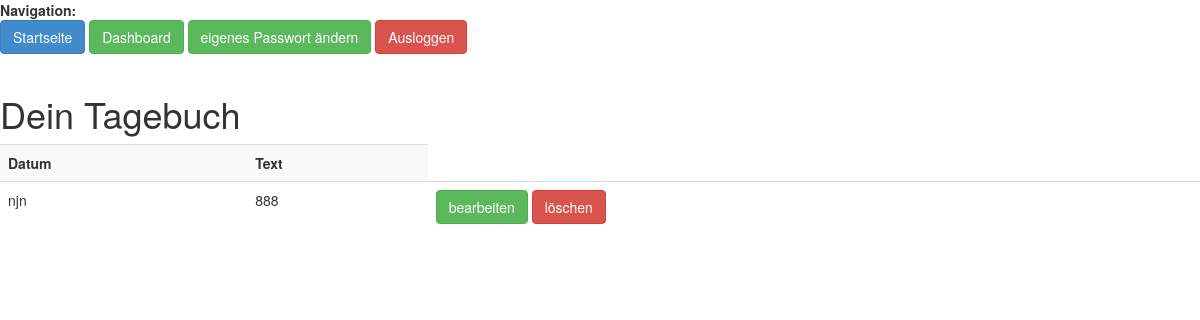
Page /diaries (signed in) on the earlier database version.
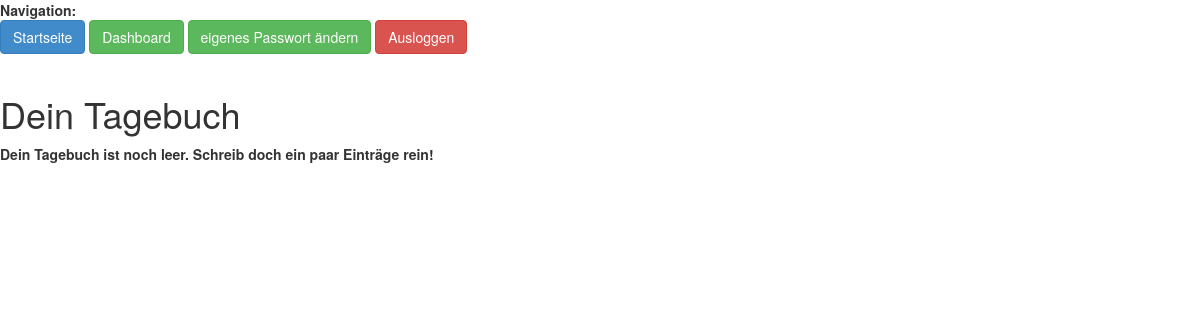
Same page on the later database version.
### models.py (models this page shows, shortened)
class Diary(Base):
    __tablename__ = 'diaries'
    id = Column(Integer, primary_key=True)
    date = Column(Text, nullable=False)
    text = Column(Text, nullable=False)
    user_id = Column(Integer, ForeignKey('users.id'))
    user = relationship('User', backref = backref('diaries', lazy = 'dynamic'))

### adressbuch_app.py (the view)
@app.route('/diaries')
@login_required
def diaries():
    result = Diary.query.filter_by(user_id=current_user.id).order_by('date').all()
    return render_template('diaries.jinja', diaries=result)

### adressbuch_app.py (called while the page is built)
@login_manager.user_loader
def load_user(user_id):
    return User.query.get(int(user_id))

@app.teardown_appcontext
def shutdown_session(exception=None):
    db_session.remove()

### templates/diaries.jinja
{% extends 'base2.jinja' %}
{% block content %}
<h1>Dein Tagebuch</h1>
<p>
{% if diaries %}
<table class="table table-striped">
    <tr>
        <th>Datum</th>
        <th>Text</th>
    </tr>
{% for diary in diaries %}
    <tr>
        <td>{{ diary.date }}</td>
        <td>{{ diary.text }}</td>
        <td> <a href="{{ url_for('diary_edit', diary_id=diary.id) }}" class="btn btn-success" role="button">bearbeiten</a> <a href="{{ url_for('diary_delete', diary_id=diary.id) }}" class="btn btn-danger" role="button">löschen</a> </td>
    </tr>
{% endfor %}
</table>
{% else %}
<b>Dein Tagebuch ist noch leer. Schreib doch ein paar Einträge rein!</b>
{% endif %}
</p>
{% endblock %}

### templates/base2.jinja (shortened to what this page needs)
<!doctype html>
<html>
<head>
    <link href="{{url_for('static', filename='css/bootstrap.min.css')}}" rel="stylesheet">
</head>
<body>
<b>Navigation:</b>
<br />
<a href="{{ url_for('index') }}" class="btn btn-primary" role="button">Startseite</a>
<a href="{{ url_for('logged_in') }}"class="btn btn-success" role="button">Dashboard</a>
<a href="{{ url_for('password') }}"class="btn btn-success" role="button">eigenes Passwort ändern</a>
<a href="{{ url_for('logout') }}"class="btn btn-danger" role="button">Ausloggen</a>
<br /><br />
    {% block content%} Mein Content {%endblock%}
</body>
</html>

Differences in the rows shown:
removed Diary: date "njn", text "888"
Other differences:
text no longer shown: "Datum Text"
text now shown: "Dein Tagebuch ist noch leer. Schreib doch ein paar Einträge rein!"
